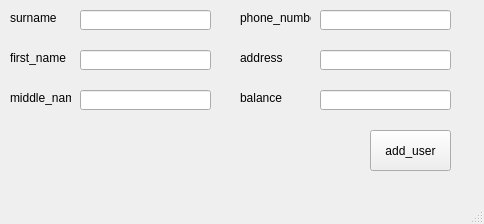
<?xml version="1.0" encoding="UTF-8"?>
<ui version="4.0">
 <class>add_user_window</class>
 <widget class="QMainWindow" name="add_user_window">
  <property name="geometry">
   <rect>
    <x>0</x>
    <y>0</y>
    <width>484</width>
    <height>224</height>
   </rect>
  </property>
  <property name="windowTitle">
   <string>MainWindow</string>
  </property>
  <widget class="QWidget" name="centralwidget">
   <widget class="QLabel" name="label">
    <property name="geometry">
     <rect>
      <x>10</x>
      <y>10</y>
      <width>61</width>
      <height>16</height>
     </rect>
    </property>
    <property name="text">
     <string>surname</string>
    </property>
   </widget>
   <widget class="QLabel" name="label_2">
    <property name="geometry">
     <rect>
      <x>10</x>
      <y>50</y>
      <width>61</width>
      <height>16</height>
     </rect>
    </property>
    <property name="text">
     <string>first_name</string>
    </property>
   </widget>
   <widget class="QLabel" name="label_3">
    <property name="geometry">
     <rect>
      <x>10</x>
      <y>90</y>
      <width>61</width>
      <height>16</height>
     </rect>
    </property>
    <property name="text">
     <string>middle_name</string>
    </property>
   </widget>
   <widget class="QLabel" name="label_4">
    <property name="geometry">
     <rect>
      <x>240</x>
      <y>10</y>
      <width>71</width>
      <height>16</height>
     </rect>
    </property>
    <property name="text">
     <string>phone_number</string>
    </property>
   </widget>
   <widget class="QLabel" name="label_5">
    <property name="geometry">
     <rect>
      <x>240</x>
      <y>50</y>
      <width>61</width>
      <height>16</height>
     </rect>
    </property>
    <property name="text">
     <string>address</string>
    </property>
   </widget>
   <widget class="QLabel" name="label_6">
    <property name="geometry">
     <rect>
      <x>240</x>
      <y>90</y>
      <width>61</width>
      <height>16</height>
     </rect>
    </property>
    <property name="text">
     <string>balance</string>
    </property>
   </widget>
   <widget class="QLineEdit" name="lineEdit_first_name">
    <property name="geometry">
     <rect>
      <x>80</x>
      <y>50</y>
      <width>131</width>
      <height>20</height>
     </rect>
    </property>
   </widget>
   <widget class="QLineEdit" name="lineEdit_surname">
    <property name="geometry">
     <rect>
      <x>80</x>
      <y>10</y>
      <width>131</width>
      <height>20</height>
     </rect>
    </property>
   </widget>
   <widget class="QLineEdit" name="lineEdit_middle_name">
    <property name="geometry">
     <rect>
      <x>80</x>
      <y>90</y>
      <width>131</width>
      <height>20</height>
     </rect>
    </property>
   </widget>
   <widget class="QLineEdit" name="lineEdit_phone_number">
    <property name="geometry">
     <rect>
      <x>320</x>
      <y>10</y>
      <width>131</width>
      <height>20</height>
     </rect>
    </property>
   </widget>
   <widget class="QLineEdit" name="lineEdit_address">
    <property name="geometry">
     <rect>
      <x>320</x>
      <y>50</y>
      <width>131</width>
      <height>20</height>
     </rect>
    </property>
   </widget>
   <widget class="QLineEdit" name="lineEdit_balance">
    <property name="geometry">
     <rect>
      <x>320</x>
      <y>90</y>
      <width>131</width>
      <height>20</height>
     </rect>
    </property>
   </widget>
   <widget class="QPushButton" name="add_user_button">
    <property name="geometry">
     <rect>
      <x>370</x>
      <y>130</y>
      <width>81</width>
      <height>41</height>
     </rect>
    </property>
    <property name="text">
     <string>add_user</string>
    </property>
   </widget>
  </widget>
  <widget class="QMenuBar" name="menubar">
   <property name="geometry">
    <rect>
     <x>0</x>
     <y>0</y>
     <width>484</width>
     <height>21</height>
    </rect>
   </property>
  </widget>
  <widget class="QStatusBar" name="statusbar"/>
 </widget>
 <resources/>
 <connections/>
</ui>
